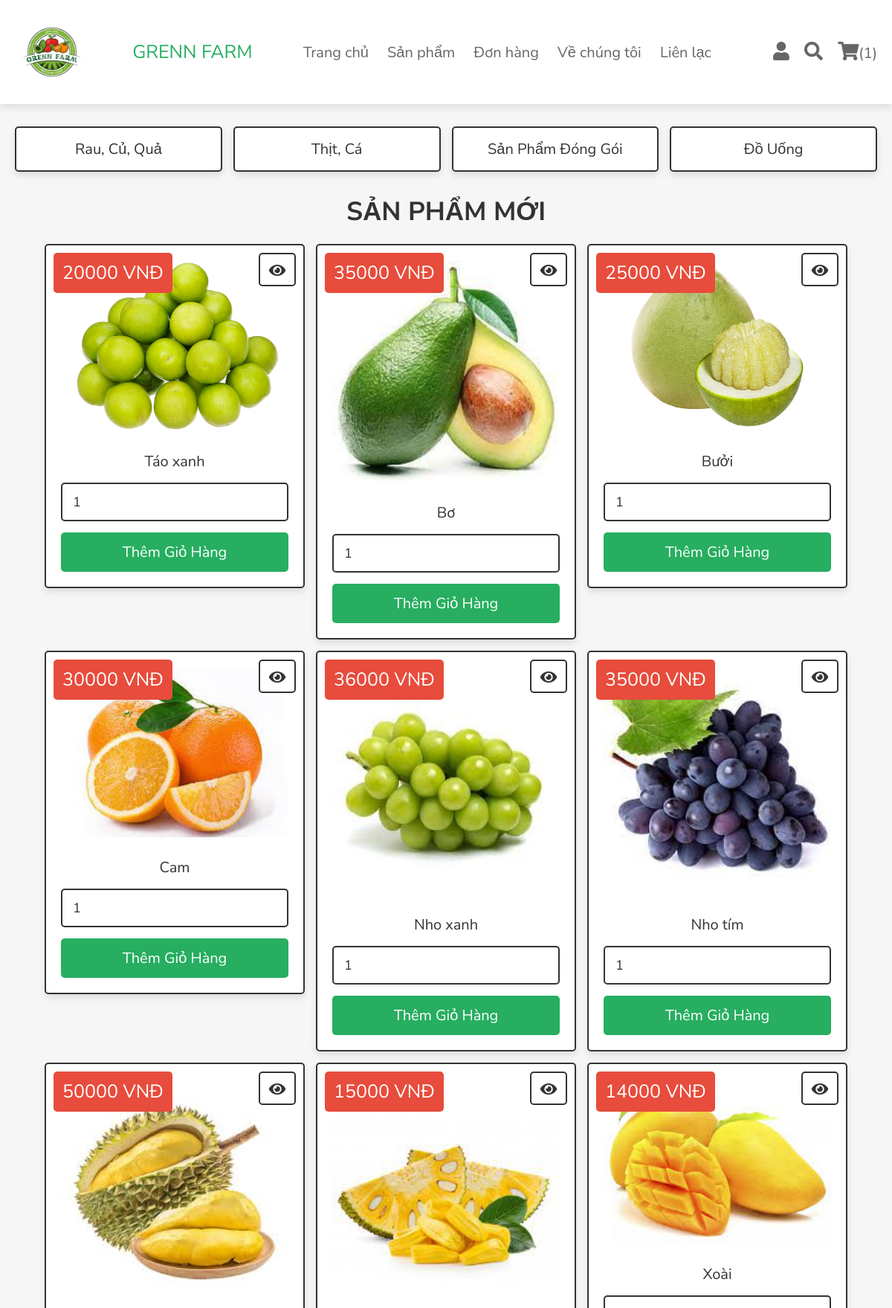
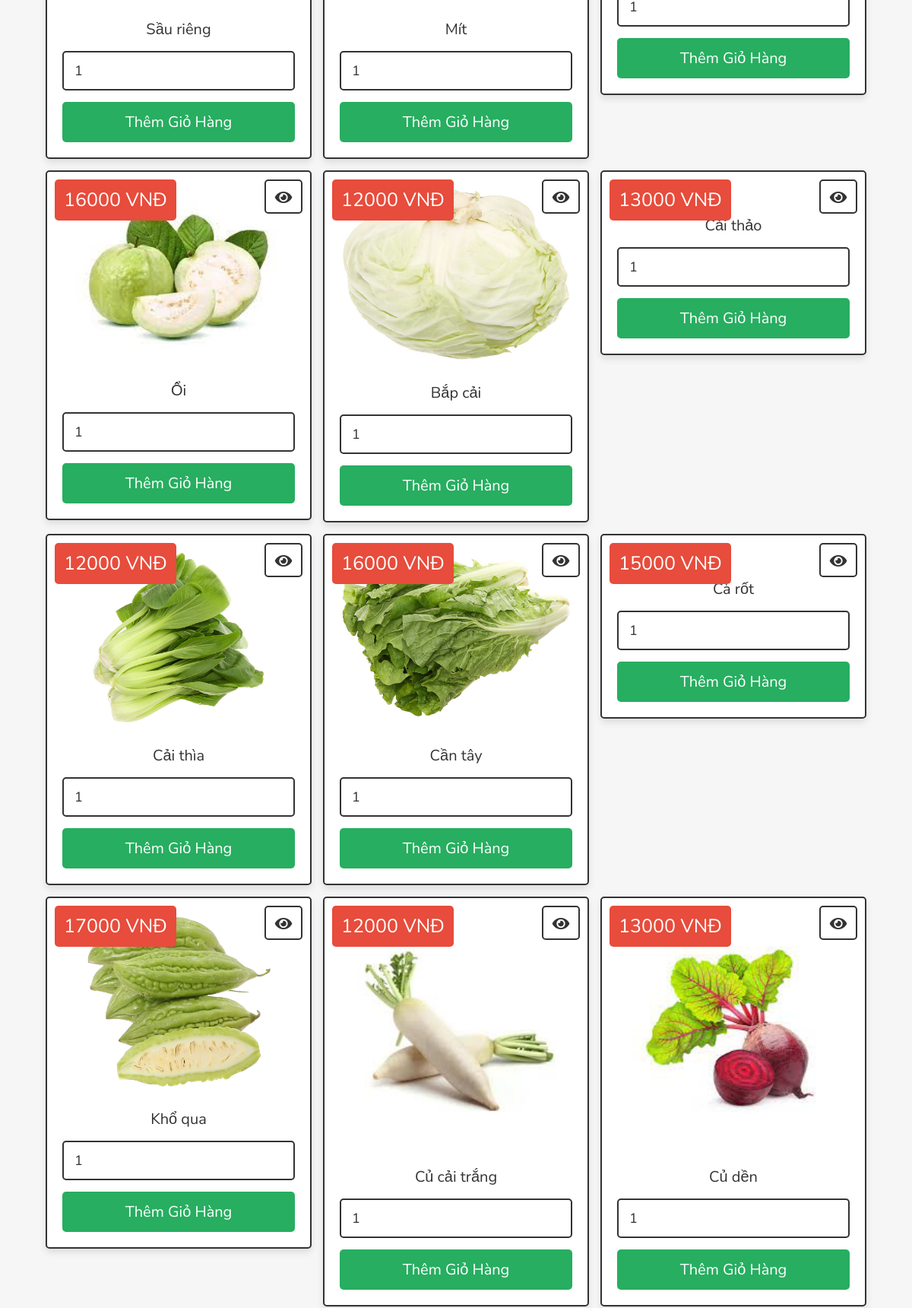
Page /shop.php (signed in, upper part) on the committed database (2 pictures, top to bottom).
### tables this page shows
CREATE TABLE `products` (
  `id` int(100) NOT NULL,
  `name` varchar(100) NOT NULL,
  `category` varchar(20) NOT NULL,
  `details` varchar(500) NOT NULL,
  `price` int(100) NOT NULL,
  `image` varchar(100) NOT NULL
);

### shop.php (the view, shortened to what this page needs)
<?php
include 'config.php';
?>
<!DOCTYPE html>
<html lang="en">
<head>
   <link rel="stylesheet" href="https://cdnjs.cloudflare.com/ajax/libs/font-awesome/6.1.1/css/all.min.css">
   <link rel="stylesheet" href="css/style.css">
</head>
<body>
<?php include 'header.php'; ?>
<?php include 'menusp.php'; ?>
<section class="products">
   <h1 class="title">Sản phẩm mới</h1>
   <div class="box-container">
   <?php
      $select_products = $conn->prepare("SELECT * FROM `products`");
      $select_products->execute();
      if($select_products->rowCount() > 0){
         while($fetch_products = $select_products->fetch(PDO::FETCH_ASSOC)){
   ?>
   <form action="" class="box" method="POST">
      <div class="price"><span><?= $fetch_products['price']; ?> VNĐ</span></div>
      <a href="view_page.php?pid=<?= $fetch_products['id']; ?>" class="fas fa-eye" ></a>
      <img src="uploaded_img/<?= $fetch_products['image']; ?>" alt="">
      <div class="name"><?= $fetch_products['name']; ?></div>
      <input type="number" min="1" value="1" name="p_qty" class="qty">
      <input type="submit" value="Thêm giỏ hàng" class="btn" name="add_to_cart">
   </form>
   <?php
      }
   }else{
      echo '<p class="empty">Chưa có sản phẩm được thêm vào!</p>';
   }
   ?>
   </div>
</section>
</body>
</html>
<?php include 'backtotop.php' ?>

### css/style.css (style rules this page uses)
.products .box-container { display: grid; grid-template-columns: repeat(auto-fit, 35rem); gap:1.5rem; justify-content: center; align-items: flex-start; }
.products .box-container .box { padding:2rem; text-align: center; border:var(--border); background-color: var(--white); box-shadow: var(--box-shadow); border-radius: .5rem; position: relative; }
.products .box-container .box .price { position: absolute; top:1rem; left:1rem; padding:1rem; border-radius: .5rem; background-color: var(--red); font-size: 1.8rem; color:var(--white); }
.products .box-container .box .price span { font-size: 2.5rem; color:var(--white); margin:0 .2rem; }
.products .box-container .box .fa-eye { position: absolute; top:1rem; right:1rem; border-radius: .5rem; height: 4.5rem; line-height: 4.3rem; width: 5rem; border:var(--border); color:var(--black); font-size: 2rem; background-color: var(--white); }
.products .box-container .box img { width: 100%; margin-bottom: 1rem; }
.products .box-container .box .name { font-size: 2rem; color:var(--black); padding:1rem 0; }
.products .box-container .box .qty { margin:.5rem 0; border-radius: .5rem; padding:1.2rem 1.4rem; font-size: 1.8rem; color:var(--black); border:var(--border); width: 100%; }

### css/components.css (style rules this page uses)
:root { --green:#27ae60; --orange:#f39c12; --red:#e74c3c; --black:#333; --light-color:#666; --white:#fff; --light-bg:#f6f6f6; --border:.2rem solid var(--black); --box-shadow:0 .5rem 1rem rgba(0,0,0,.1); }
* { font-family: 'Nunito Sans', sans-serif; margin:0; padding:0; box-sizing: border-box; outline: none; border:none; text-decoration: none; color:var(--black); }
body { background-color: var(--light-bg); }
html { font-size: 62.5%; overflow-x: hidden; scroll-behavior: smooth; scroll-padding-top: 6.5rem; }
section { padding:3rem 2rem; max-width: 1200px; margin:0 auto; }
.btn, .delete-btn, .option-btn { display: block; width: 100%; margin-top: 1rem; border-radius: .5rem; color:var(--white); font-size: 2rem; padding:1.3rem 3rem; text-transform: capitalize; cursor: pointer; text-align: center; }
.btn { background-color: var(--green); }
.title { text-align: center; margin-bottom: 2rem; text-transform: uppercase; color:var(--black); font-size: 3.5rem; }

### backtotop.php (style rules this page uses)
body { font-family: Arial, Helvetica, sans-serif; font-size: 20px; }

### rows in the picture
products: price "20000", image (picture), name "Táo xanh"
products: price "35000", image (picture), name "Bơ"
products: price "25000", image (picture), name "Bưởi"
products: price "30000", image (picture), name "Cam"
products: price "36000", image (picture), name "Nho xanh"
products: price "35000", image (picture), name "Nho tím"
products: price "50000", image (picture), name "Sầu riêng"
products: price "15000", image (picture), name "Mít"
products: price "14000", image (picture), name "Xoài"
products: price "16000", image (picture), name "Ổi"
products: price "12000", image (picture), name "Bắp cải"
products: price "13000", name "Cải thảo"
products: price "12000", image (picture), name "Cải thìa"
products: price "16000", image (picture), name "Cần tây"
products: price "15000", name "Cà rốt"
products: price "17000", image (picture), name "Khổ qua"
products: price "12000", image (picture), name "Củ cải trắng"
products: price "13000", image (picture), name "Củ dền"

### other values in the picture
$count_cart_items->rowCount() "1"
